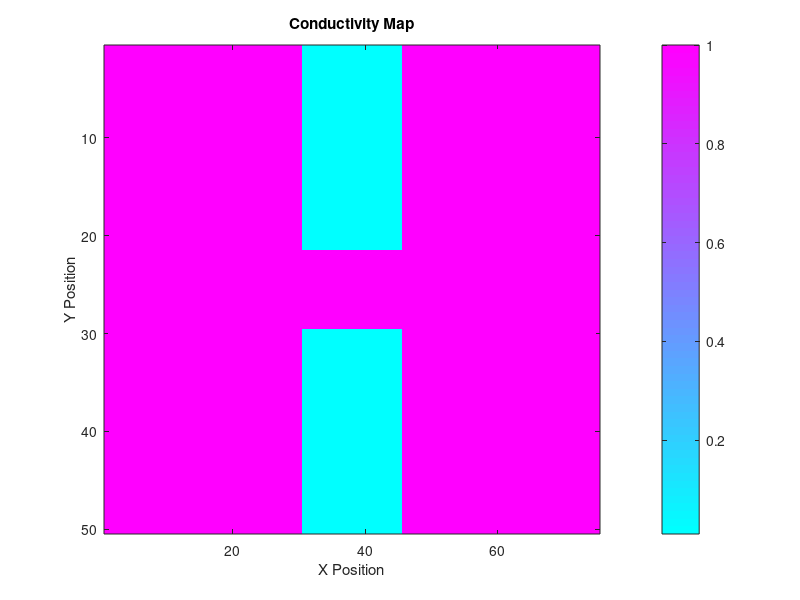
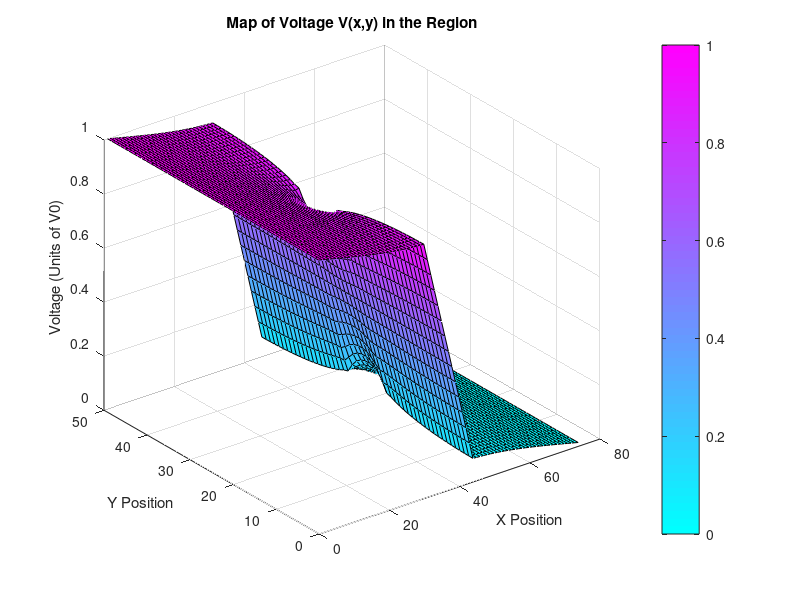
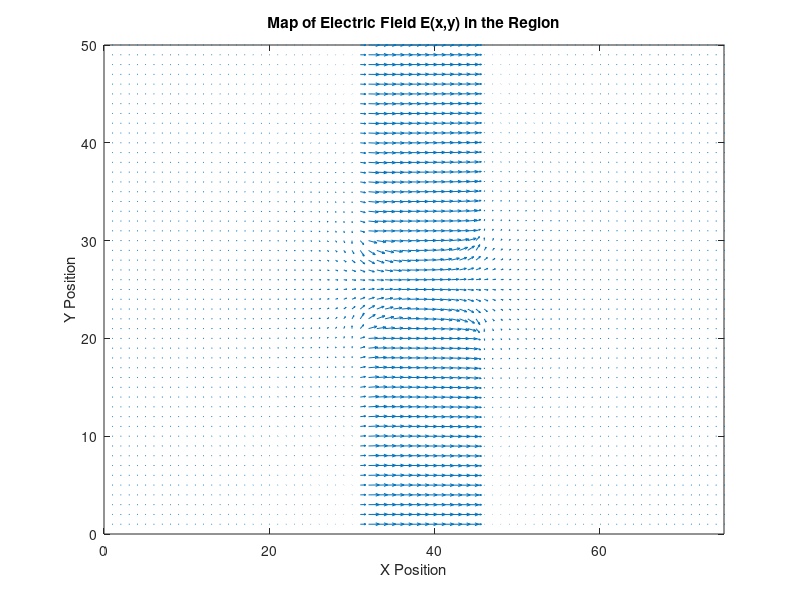
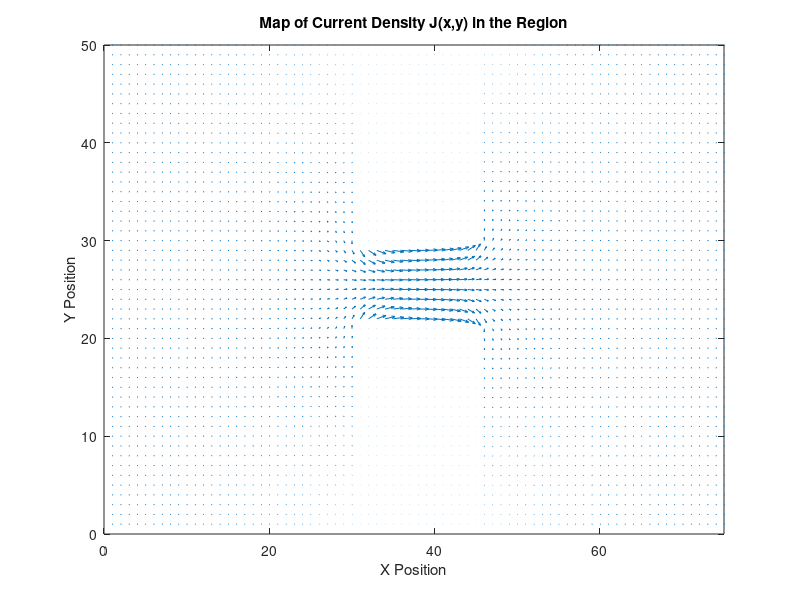

MATLAB code for these plots, in order:
%{
ELEC 4700: Assignment 2
William Fraser
101001393
%}

%{
        L - (i) 
     W   ___________________________
     |  |1 8                        |
    (j) |2 ?                        |
        |3                          |
        |4                          |
        |5                          | 
        |6                          | 
        |7__________________________|
%}

W = 50;
L = 75;

cmap = ones(W,L);
contactsCond = 10^(-2);
cmap(1:21,31:45) = contactsCond;
cmap(30:50,31:45) = contactsCond;
figure(1)
imagesc(cmap)
xlabel('X Position')
ylabel('Y Position')
title('Conductivity Map')
colorbar
colormap cool

G = zeros(W*L);
B = zeros(1,W*L);

for i = 1:L
    for j = 1:W
        n = j + (i-1)*W;
        if(i==1)
            G(n,:) = 0;
            G(n,n) = 1;
            B(n) = 1;
        elseif(i==L)
            G(n,:) = 0;
            G(n,n) = 1;
        elseif(j==1)
            nxm = j + (i-2)*W;
            nxp = j + i*W;
            nyp = j + 1 + (i-1)*W;
            
            resXM = (cmap(j,i)+cmap(j,i-1))/2;
            resXP = (cmap(j,i)+cmap(j,i+1))/2;
            resYP = (cmap(j,i)+cmap(j+1,i))/2;
            
            G(n,n) = -(resXM+resXP+resYP);
            G(n,nxm) = resXM;
            G(n,nxp) = resXP;
            G(n,nyp) = resYP;
        elseif(j==W)
            nxm = j + (i-2)*W;
            nxp = j + i*W;
            nym = j-1 + (i-1)*W;
            
            resXM = (cmap(j,i)+cmap(j,i-1))/2;
            resXP = (cmap(j,i)+cmap(j,i+1))/2;
            resYM = (cmap(j,i)+cmap(j-1,i))/2;
            
            G(n,n) = -(resXM+resXP+resYM);
            G(n,nxm) = resXM;
            G(n,nxp) = resXP;
            G(n,nym) = resYM; 
        else
            nxm = j + (i-2)*W;
            nxp = j + i*W;
            nym = j-1 + (i-1)*W;
            nyp = j + 1 + (i-1)*W;
            
            resXM = (cmap(j,i)+cmap(j,i-1))/2;
            resXP = (cmap(j,i)+cmap(j,i+1))/2;
            resYM = (cmap(j,i)+cmap(j-1,i))/2;
            resYP = (cmap(j,i)+cmap(j+1,i))/2;
            
            G(n,n) = -(resXM+resXP+resYM+resYP);
            G(n,nxm) = resXM;
            G(n,nxp) = resXP;
            G(n,nyp) = resYM;
            G(n,nym) = resYP; 
        end
    end
end

T = G\B';

voltage = zeros(W,L);
row = 1;
column = 1;

for loop = 1:length(T)
    voltage(row,column) = T(loop);
    if(row == W)
        row = 1;
        column = column + 1;
    else
        row = row + 1;
    end
end

figure(2)
surf(voltage)
colormap cool
colorbar
title('Map of Voltage V(x,y) in the Region')
ylabel('Y Position')
xlabel('X Position')
zlabel('Voltage (Units of V0)')

for j = 1:L
    for i = 1:W
        if i == 1
            dropY(i, j) = (voltage(i + 1, j) - voltage(i, j));
        elseif i == W
            dropY(i, j) = (voltage(i, j) - voltage(i - 1, j));
        else
            dropY(i, j) = (voltage(i + 1, j) - voltage(i - 1, j)) * 0.5;
        end
        if j == 1
            dropX(i, j) = (voltage(i, j + 1) - voltage(i, j));
        elseif j == L
            dropX(i, j) = (voltage(i, j) - voltage(i, j - 1));
        else
            dropX(i, j) = (voltage(i, j + 1) - voltage(i, j - 1)) * 0.5;
        end
    end
end

dropX = -dropX;
dropY = -dropY;

x = zeros(L*W,1);
y = zeros(L*W,1);
index = 1;

for i = 1:W
    for j = 1:L
        x(index) = j;
        y(index) = i;
        Evector(index,1) = dropX(i,j);
        Evector(index,2) = dropY(i,j);
        Cvector(index,1) = cmap(i,j);
        index = index + 1;
    end
end

figure(3)
quiver(x,y,Evector(:,1),Evector(:,2));
xlim([0 75])
ylim([0 50])
xlabel('X Position')
ylabel('Y Position')
title('Map of Electric Field E(x,y) in the Region')

Xcurrent = Cvector.*Evector(:,1);
Ycurrent = Cvector.*Evector(:,2);

figure(4)
quiver(x,y,Xcurrent,Ycurrent)
xlim([0 75])
ylim([0 50])
xlabel('X Position')
ylabel('Y Position')
title('Map of Current Density J(x,y) in the Region')